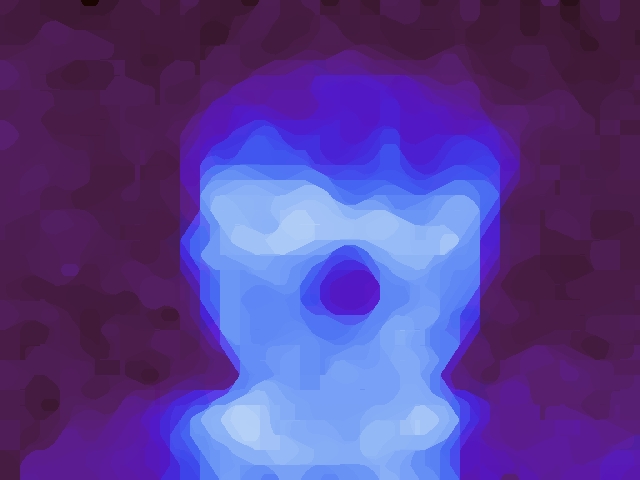
#> input picture H_map_6.png, 640 x 480 px, found by its file name; its folder holds 4 pictures in this run
$ python 4_Pro_HotMap.py
#> lines starting #> are read from the running program, lines starting #| are printed output that depends on the picture; after the words box and inside, x2 and y2 are one past the last pixel; in counts of white or black regions, pixels touching at a corner belong together; pictures that were not available may be replaced by others from this repository, and a replacement may not be noted
import numpy as np
import matplotlib.pyplot as plt
import seaborn as sns
import pandas as pd
import cv2
import os


# 图片去躁
def read_directory(directory_name):
    # this loop is for read each image in this foder,directory_name is the foder name with images.
#> called with directory_name = 'H_map'
    for filename in os.listdir(r"./" + directory_name):
        # print(filename) #just for test
        # img is used to store the image data
        img = cv2.imread(directory_name + "/" + filename)
#> img is the input picture: shape (480, 640, 3); mean B, G, R 142.6, 61.8, 86.8
        gray = cv2.cvtColor(img, cv2.COLOR_RGB2BGR)
        medina = cv2.medianBlur(gray, 31)
        # print(type(medina))
        # exit()
        # array_of_img.append(medina)
        cv2.imwrite("N_outmap" + "/" + filename, medina[:, :, (2, 1, 0)])
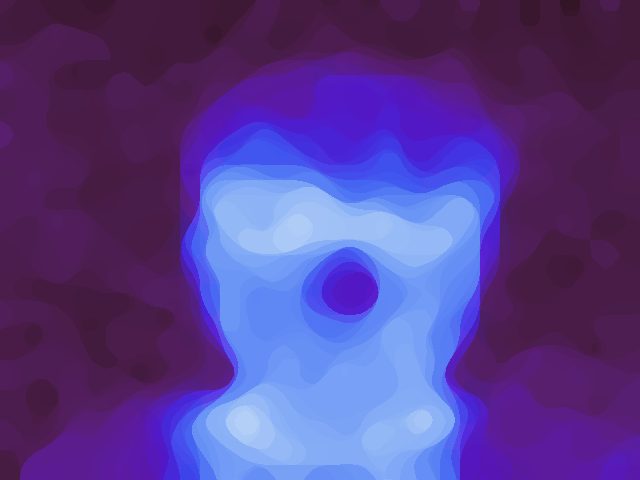
#> saved as H_map_6.png: shape (480, 640, 3); mean B, G, R 142.7, 61.8, 86.8
        # [7 lines of commented-out code are left out]
read_directory("H_map")


# 二值化处理
def two_valu(directory_name):
#> called with directory_name = 'N_outmap'
    for filename in os.listdir(r"./" + directory_name):
        img = cv2.imread(directory_name + "/" + filename, 0)
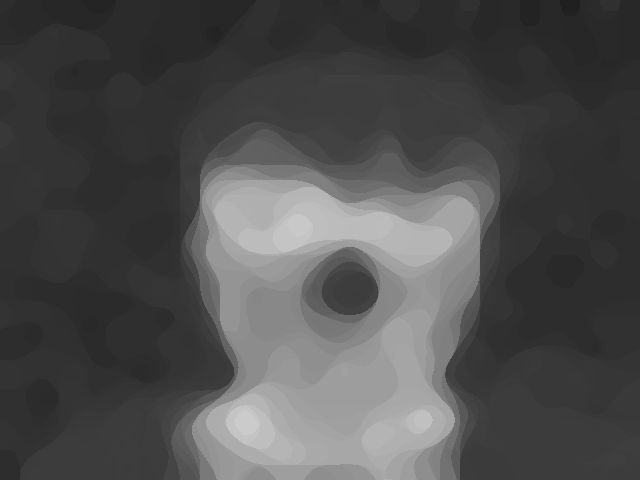
#> img: shape (480, 640); min 32, max 203, mean 78
        dim = (640, 640)
        resized_img = cv2.resize(img, dim, interpolation=cv2.INTER_AREA)
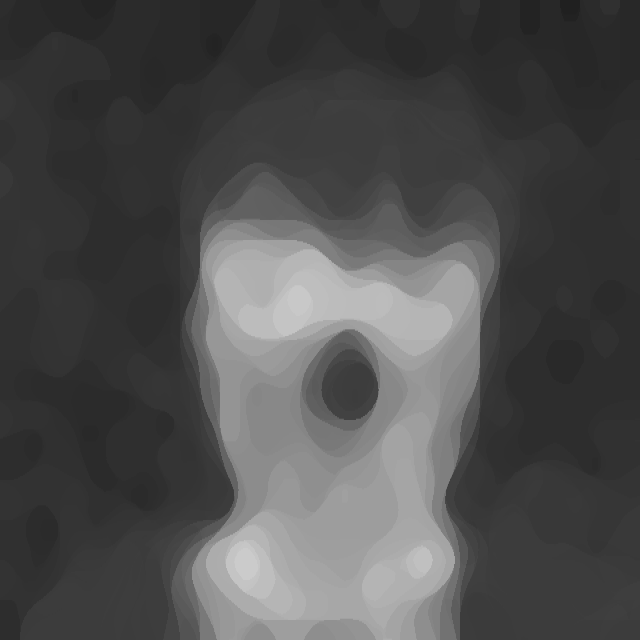
#> resized_img: shape (640, 640); min 32, max 203, mean 78
        ret, img1 = cv2.threshold(resized_img, 61, 255, cv2.THRESH_BINARY_INV)
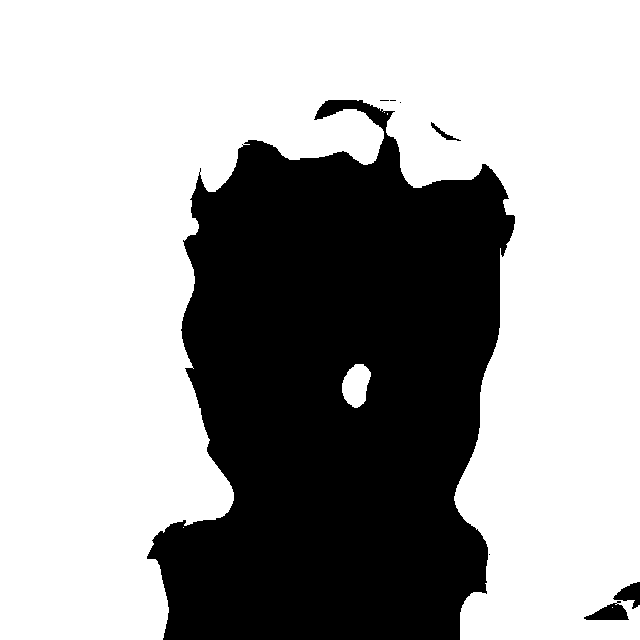
#> img1: shape (640, 640); 65.5% white; 8 black regions (4 under 20 px), largest, box (x1, y1, x2, y2) and area: (147, 100, 515, 640) 140394, (584, 601, 629, 620) 482, (613, 582, 640, 609) 382, (431, 122, 461, 141) 121
        cv2.imwrite("two_valmap" + "/" + filename, img1)
        # [4 lines of commented-out code are left out]
two_valu("N_outmap")
